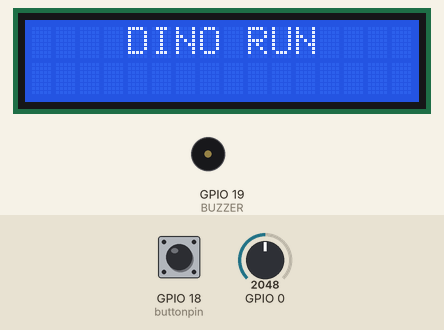
A sketch run on a simulated ESP32. On the bench: 16×2 character LCD, buzzer (waves = sounding). Inputs (shaded band) come from the test bench; at power-on: GPIO 18 (buttonpin) HIGH, GPIO 0 = 2048. Random numbers use the default seed unless the sketch sets one; what the sketch prints to the serial monitor is not drawn.

Above: at 6.8 s.
6.9 s: GPIO 18 (buttonpin) pulled LOW for 0.15 s
At 7.1 s:
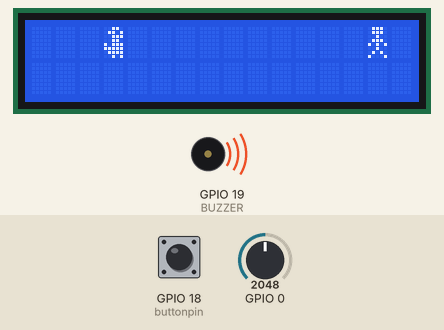
7.6 s: GPIO 18 (buttonpin) pulled LOW for 3.2 s
At 11.8 s:
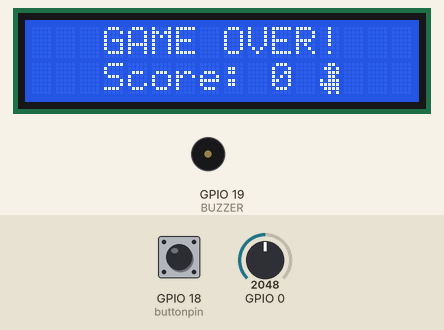
12.3 s: GPIO 18 (buttonpin) pulled LOW for 1 s
At 13.78 s:
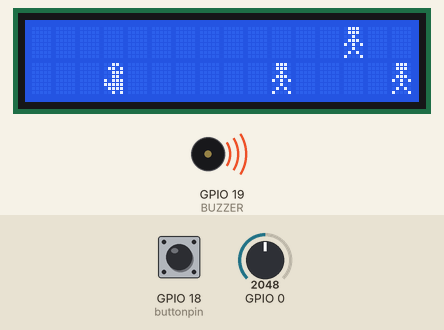
13.9 s: GPIO 18 (buttonpin) pulled LOW for 0.15 s
At 14.09 s:
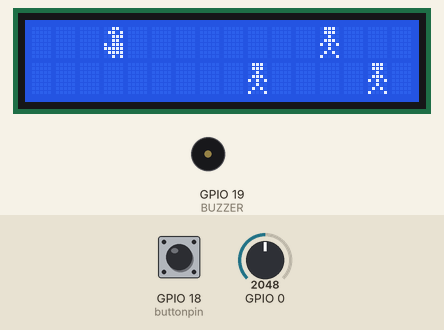
14.6 s: GPIO 18 (buttonpin) pulsed LOW 5 times (0.12 s each, 0.3 s apart)
At 16.3 s:
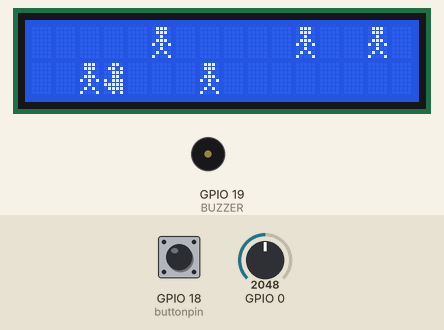
19.1 s: GPIO 18 (buttonpin) pulled LOW for 0.15 s
At 22.9 s:
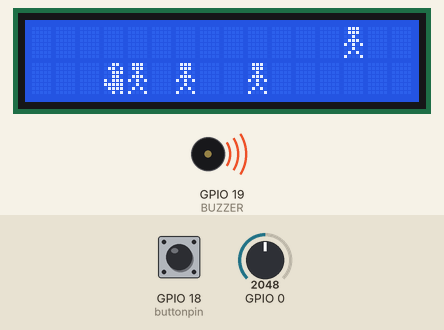
Timing chart, 0 to 24.6 s (numbered marks = the images above; inputs shaded):
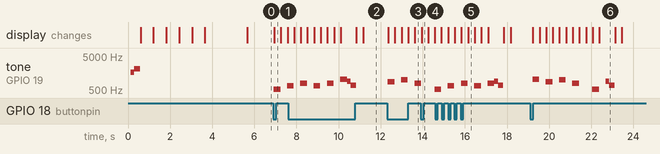

The sketch:

dino_run.ino
```cpp
#include <Wire.h>
#include <LiquidCrystal_I2C.h>

LiquidCrystal_I2C lcd(0x27, 16, 2);

bool gameover = false;
const int buttonpin = 18;
int playerY = 1;
bool gamestart = true;

#define BUZZER 19
const int melodyFreq[]   = {523, 659, 784, 659, 784, 1047, 880, 988, 784};
const int melodyDur[]    = {120, 120, 120, 100, 100,  250, 150, 150, 300};
const int totalNotes     = 9;
int currentNoteIndex     = 0;
unsigned long noteStartTime = 0;
bool isNotePlaying       = false;


byte player[] = { //meslox is great and powerful
  B00110,
  B01101,
  B00111,
  B00110,
  B10111,
  B11111,
  B01111,
  B00101
};

byte enemy[] = {
  B01110,
  B01110,
  B00100,
  B01110,
  B10101,
  B00100,
  B01010,
  B10001
};

byte play[] = {
  B00000,
  B01000,
  B01100,
  B01110,
  B01100,
  B01000,
  B00000,
  B00000
};

void playMusicStep() {
  unsigned long currentMillis = millis();

  if (!isNotePlaying) {
    ledcWriteTone(BUZZER, melodyFreq[currentNoteIndex]);

    ledcWrite(BUZZER, 12);

    noteStartTime = currentMillis;
    isNotePlaying = true;
  }
  else {
    if (currentMillis - noteStartTime >= (unsigned long)melodyDur[currentNoteIndex]) {
      ledcWriteTone(BUZZER, 0);


      if (currentMillis - noteStartTime >= (unsigned long)(melodyDur[currentNoteIndex] + 20)) {
        isNotePlaying = false;
        currentNoteIndex++;

        if (currentNoteIndex >= totalNotes) {
          currentNoteIndex = 0;
        }
      }
    }
  }
}

void playTone(int freq, int durationMs) {

  ledcWriteTone(BUZZER, freq);
  delay(durationMs);
}


void adjust(int &posx_a ,int &posy_a,int posx_b ,int posx_c,int posx_d,int posx_e,int posx_f,int &score){

      if (posx_a < 0){
      posx_a = (random(0, 2) == 0) ? 18 : 17;
      posy_a = random(0,2);
      score++;


      if (posx_a == posx_b - 1 ||
      posx_a == posx_c - 1 ||
      posx_a == posx_d - 1 ||
      posx_a == posx_e - 1 ||
      posx_a == posx_f- 1 ) posx_a +=1;

      if (posx_a == posx_b + 1 ||
      posx_a == posx_c + 1 ||
      posx_a == posx_d + 1 ||
      posx_a == posx_e + 1 ||
      posx_a == posx_f + 1 ) posx_a -=1;


      if (posx_a == posx_b ||
      posx_a == posx_c ||
      posx_a == posx_d ||
      posx_a == posx_e ||
      posx_a == posx_f){
        if (posx_a == 18){
          posx_a = 17;
          }else posx_a = 18;
        }
    }

  }

int main() {

  lcd.createChar(1,player);
  lcd.createChar(2,enemy);
  lcd.createChar(3, play);

  int value = (random(0, 2) == 0) ? 45 : 43;
  int posX1 = 15;
  int posX2 = (random(0, 2) == 0) ? 18 : 17;
  int posX3 = (random(0, 2) == 0) ? 21 : 20;
  int posX4 = (random(0, 2) == 0) ? 24 : 23;
  int posX5 = (random(0, 2) == 0) ? 27 : 26;
  int posX6 = (random(0, 2) == 0) ? 30 : 29;

  int posY1 = random(0,2);
  int posY2 = random(0,2);
  int posY3 = random(0,2);
  int posY4 = random(0,2);
  int posY5 = random(0,2);
  int posY6 = random(0,2);  //lucy is great

  int playerX = 3;
  int score = 0;

  int speed = 300;


  while (!gameover) {
    //Serial.begin(115200);
    //Serial.println("ok");

    if (digitalRead(buttonpin) == LOW){
        playerY = 0;
        Serial.println("low");
      }else{
          playerY = 1;
          Serial.println("high");
      }

    playMusicStep();

    // move obstacles
    posX1--;
    posX2--;
    posX3--;
    posX4--;
    posX5--;
    posX6--;

    adjust(posX1,posY1,posX2,posX3,posX4,posX5,posX6,score);

    adjust(posX2,posY2,posX1,posX3,posX4,posX5,posX6, score);

    adjust(posX3,posY3,posX2,posX1,posX4,posX5,posX6, score);

    adjust(posX4,posY4,posX2,posX3,posX1,posX5,posX6, score);

    adjust(posX5,posY5,posX2,posX3,posX4,posX1,posX6, score);

    adjust(posX6,posY6,posX2,posX3,posX4,posX5,posX1, score);


    if ((playerX == posX2 && playerY == posY2) ||
        (playerX == posX4 && playerY == posY4) ||
        (playerX == posX6 && playerY == posY6)) {

      gameover = true;
      ledcWriteTone(BUZZER, 0);
      playTone(900, 180);
      playTone(700, 250);

      ledcWriteTone(BUZZER, 0);

    }

    if ((playerX == posX1 && playerY == posY1) ||
        (playerX == posX3 && playerY == posY3) ||
        (playerX == posX5 && playerY == posY5)) {

      gameover = true;
      ledcWriteTone(BUZZER, 0);
      playTone(900, 180);
      playTone(700, 250);

      ledcWriteTone(BUZZER, 0);
    }


    lcd.clear();

    // draw obstacles
    lcd.setCursor(posX1, posY1);
    lcd.write(2);

    lcd.setCursor(posX2, posY2);
    lcd.write(2);

    lcd.setCursor(posX3, posY3);
    lcd.write(2);;

    lcd.setCursor(posX4, posY4);
    lcd.write(2);

    lcd.setCursor(posX5, posY5);
    lcd.write(2);

    lcd.setCursor(posX6, posY6);
    lcd.write(2);

    lcd.setCursor(playerX, playerY);
    //lcd.print("O");
    lcd.write(1);

    //lcd.setCursor(0,0);
    //lcd.print(String(score));

    if (score == 12) speed = 200;
    if (score == 20) speed = 180;
    if (score == 30) speed = 150;
    if (score == 50) speed = 130;
    if (score == 80) speed = 100;


    delay(speed);

  }
  return score;
}

void setup() {
  Wire.begin(21, 22);
  pinMode(buttonpin, INPUT_PULLUP);
  randomSeed(analogRead(0));

  lcd.init();
  lcd.backlight();
  //lcd.createChar(1,player);
  Wire.begin(21, 22);
  pinMode(buttonpin, INPUT_PULLUP);
  randomSeed(analogRead(0));

  // Initialize the audio pin for ESP32
  ledcAttach(BUZZER, 2000, 8);

  ledcAttach(BUZZER, 2000, 8);

  lcd.init();
  lcd.backlight();


  ledcAttach(BUZZER, 2000, 8);

  ledcWriteTone(BUZZER, 1650);
  delay(180);

  ledcWriteTone(BUZZER, 2100);
  delay(280);

  ledcWriteTone(BUZZER, 0);

  for (int pos = 0 ;pos <= 4; pos++){
    lcd.clear();
    lcd.setCursor(pos, 0);
    lcd.print("CHAINSAW");
    delay(600);

  }
  lcd.setCursor(2,1);
  lcd.print("Entertainment");

  delay(2000);


}

void loop() {
  int finalscore;


  lcd.clear();

  lcd.setCursor(4, 0);
  lcd.print("DINO RUN");
  lcd.setCursor(1, 1);
  lcd.write(1);
  lcd.print("     ");
  //lcd.setCursor(1, 2);
  lcd.write(3);
  while(true){
      if (digitalRead(buttonpin) == LOW ){

        for(int pos = 0 ;pos <= 3;pos++ ){
              lcd.setCursor(1, pos);
              lcd.write(1);
          }
        gamestart = false;
        break;
      }
    }

  if (!gameover && !gamestart) {
    finalscore = main();

  }


  if (!gamestart){
    ledcWriteTone(BUZZER, 0);
    lcd.clear();
    lcd.setCursor(3, 0);
    lcd.print("GAME OVER!");
    lcd.setCursor(3, 1);
    lcd.print("Score: " + String(finalscore)+" ");
    lcd.write(1);
    delay(1000);
    if (digitalRead(buttonpin) == LOW ) gameover = false;

    while (true){
      if (digitalRead(buttonpin) == LOW ){
        gameover = false;
        break;
      }

      }
  }
}
```

Measured:
- after the input at 6.9 s, tone on GPIO 19 (BUZZER): silent → 523 Hz at once, → silent 0.32 s later, → 659 Hz 0.32 s later; the display: changes at once (image 1)
- after the input at 12.3 s, tone on GPIO 19 (BUZZER): plays 880 Hz for 0.32 s, 988 Hz for 0.32 s, 784 Hz for 0.29 s, starting after 0.05 s; the display: first changes after 0.06 s (image 3 shows a later state)
- after the input at 19.1 s, tone on GPIO 19 (BUZZER): plays 1047 Hz for 0.32 s, 880 Hz for 0.32 s, 988 Hz for 0.32 s, 784 Hz for 0.32 s, 523 Hz for 0.32 s, 900 Hz for 0.18 s … (7 notes in this stretch), starting after 0.11 s; the display: first changes after 0.13 s (image 6 shows a later state)
- what the display in image 6 shows lasts 0.7 s, from 22.4 s to 23.1 s
